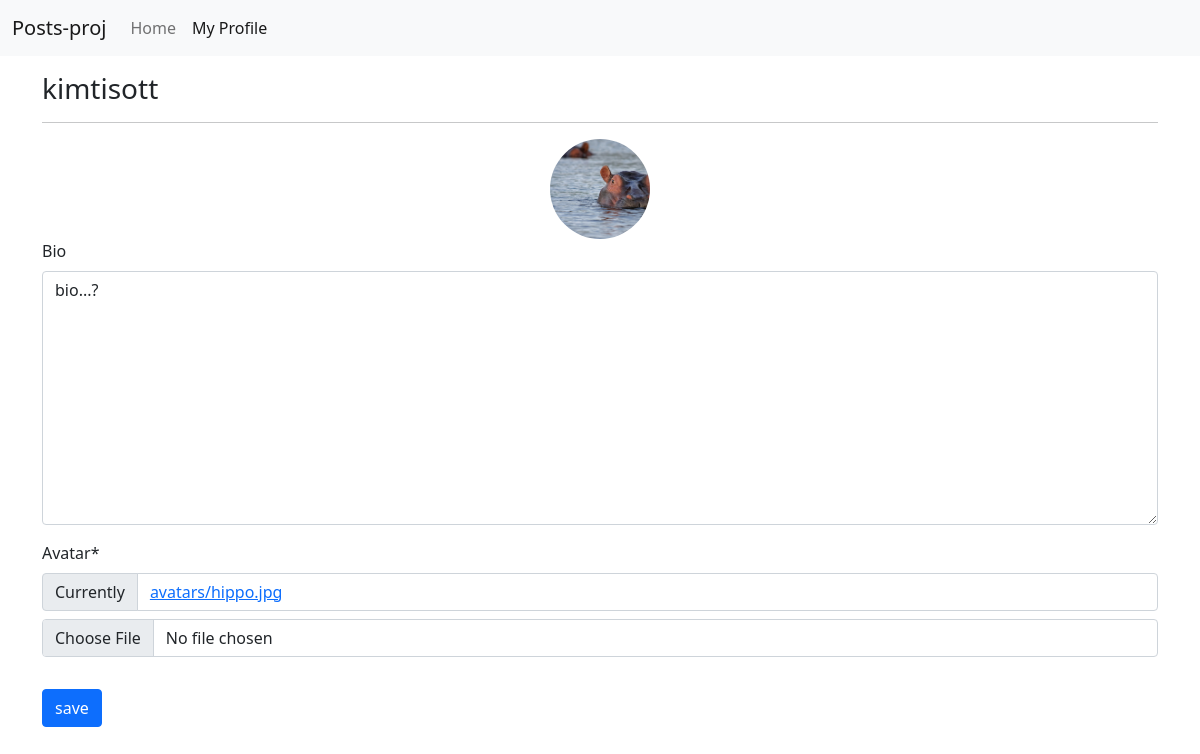
The page /profiles/my/ (signed in) on the database its author committed.
### profiles/models.py (models this page shows, shortened)
class Profile(models.Model):
    user = models.OneToOneField(User, on_delete=models.CASCADE)
    bio = models.TextField(blank=True)
    avatar = models.ImageField(default='avatar.png', upload_to='avatars')
    updated = models.DateTimeField(auto_now=True)
    created = models.DateTimeField(auto_now_add=True)

### profiles/views.py (the view, shortened to what this page needs)
# urls.py: path('my/', my_profile_view, name='my-profile'),
@login_required
def my_profile_view(request):
    obj = Profile.objects.get(user=request.user)
    form = ProfileForm(request.POST or None, request.FILES or None, instance=obj)
    context = {
        'obj': obj,
        'form': form
    }
    return render(request, 'profiles/main.html', context)

### profiles/forms.py
class ProfileForm(forms.ModelForm):
    class Meta:
        model = Profile
        fields = ('bio', 'avatar')

### profiles/templates/profiles/main.html (shortened to what this page needs)
{% extends "base.html" %}
{% load static %}
{% load crispy_forms_tags %}
{% block content %}
    <h3>{{obj.user}}</h3>
    <hr>
    <div class="text-center" id="avatar-box">
        <img src="{{obj.avatar.url}}" style="border-radius: 100%; object-fit: cover" height="100px" width="100px" alt="{{obj.user.username}}">
    </div>
    <form id="profile-form">
        {{form|crispy}}
        <button type="submit" class="btn btn-primary mt-3">save</button>
    </form>
{% endblock content %}

### rows shown on the page
Profile: user "kimtisott", avatar (picture), bio "bio...?"
